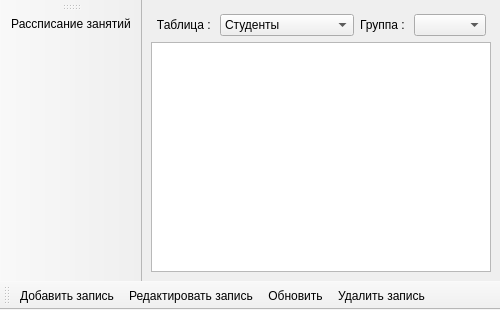
<?xml version="1.0" encoding="UTF-8"?>
<ui version="4.0">
 <class>DataBaseWindow</class>
 <widget class="QMainWindow" name="DataBaseWindow">
  <property name="geometry">
   <rect>
    <x>0</x>
    <y>0</y>
    <width>457</width>
    <height>310</height>
   </rect>
  </property>
  <property name="windowTitle">
   <string>Редактирование базы данных</string>
  </property>
  <property name="windowIcon">
   <iconset>
    <normaloff>../../pics/Databaseicon.png</normaloff>../../pics/Databaseicon.png</iconset>
  </property>
  <widget class="QWidget" name="centralwidget">
   <layout class="QVBoxLayout" name="verticalLayout">
    <item>
     <layout class="QHBoxLayout" name="horizontalLayout_2">
      <property name="leftMargin">
       <number>5</number>
      </property>
      <property name="topMargin">
       <number>5</number>
      </property>
      <property name="rightMargin">
       <number>5</number>
      </property>
      <item>
       <widget class="QLabel" name="label">
        <property name="text">
         <string>Таблица : </string>
        </property>
        <property name="alignment">
         <set>Qt::AlignRight|Qt::AlignTrailing|Qt::AlignVCenter</set>
        </property>
       </widget>
      </item>
      <item>
       <widget class="QComboBox" name="comboBox">
        <property name="sizePolicy">
         <sizepolicy hsizetype="Expanding" vsizetype="Fixed">
          <horstretch>0</horstretch>
          <verstretch>0</verstretch>
         </sizepolicy>
        </property>
        <item>
         <property name="text">
          <string>Студенты</string>
         </property>
        </item>
        <item>
         <property name="text">
          <string>Преподаватели</string>
         </property>
        </item>
        <item>
         <property name="text">
          <string>Кафедры</string>
         </property>
        </item>
        <item>
         <property name="text">
          <string>Группы студентов</string>
         </property>
        </item>
        <item>
         <property name="text">
          <string>Аудитории</string>
         </property>
        </item>
       </widget>
      </item>
      <item>
       <widget class="QLabel" name="lView">
        <property name="text">
         <string>Группа : </string>
        </property>
        <property name="alignment">
         <set>Qt::AlignRight|Qt::AlignTrailing|Qt::AlignVCenter</set>
        </property>
       </widget>
      </item>
      <item>
       <widget class="QComboBox" name="cbView">
        <property name="sizePolicy">
         <sizepolicy hsizetype="Expanding" vsizetype="Fixed">
          <horstretch>0</horstretch>
          <verstretch>0</verstretch>
         </sizepolicy>
        </property>
       </widget>
      </item>
     </layout>
    </item>
    <item>
     <widget class="QTableView" name="tableView">
      <property name="contextMenuPolicy">
       <enum>Qt::ActionsContextMenu</enum>
      </property>
     </widget>
    </item>
   </layout>
  </widget>
  <widget class="QToolBar" name="toolBar">
   <property name="windowTitle">
    <string>toolBar</string>
   </property>
   <property name="layoutDirection">
    <enum>Qt::LeftToRight</enum>
   </property>
   <attribute name="toolBarArea">
    <enum>BottomToolBarArea</enum>
   </attribute>
   <attribute name="toolBarBreak">
    <bool>false</bool>
   </attribute>
   <addaction name="addRecord"/>
   <addaction name="editRecord"/>
   <addaction name="refreshView"/>
   <addaction name="delRecord"/>
  </widget>
  <widget class="QToolBar" name="toolBar_2">
   <property name="windowTitle">
    <string>toolBar_2</string>
   </property>
   <attribute name="toolBarArea">
    <enum>LeftToolBarArea</enum>
   </attribute>
   <attribute name="toolBarBreak">
    <bool>false</bool>
   </attribute>
   <addaction name="actTimeTable"/>
  </widget>
  <action name="addRecord">
   <property name="icon">
    <iconset>
     <normaloff>../../../pics/Add.png</normaloff>../../../pics/Add.png</iconset>
   </property>
   <property name="text">
    <string>Добавить запись</string>
   </property>
   <property name="toolTip">
    <string>Добавить запись</string>
   </property>
   <property name="shortcut">
    <string>Ctrl+N</string>
   </property>
  </action>
  <action name="delRecord">
   <property name="icon">
    <iconset>
     <normaloff>../../../pics/Del.png</normaloff>../../../pics/Del.png</iconset>
   </property>
   <property name="text">
    <string>Удалить запись</string>
   </property>
   <property name="toolTip">
    <string>Удалить запись</string>
   </property>
   <property name="shortcut">
    <string>Del</string>
   </property>
  </action>
  <action name="editRecord">
   <property name="icon">
    <iconset>
     <normaloff>../../../pics/Edit.png</normaloff>../../../pics/Edit.png</iconset>
   </property>
   <property name="text">
    <string>Редактировать запись</string>
   </property>
   <property name="toolTip">
    <string>Редактировать запись</string>
   </property>
   <property name="shortcut">
    <string>Ctrl+E</string>
   </property>
  </action>
  <action name="refreshView">
   <property name="icon">
    <iconset>
     <normaloff>../../../pics/refresh.png</normaloff>../../../pics/refresh.png</iconset>
   </property>
   <property name="text">
    <string>Обновить</string>
   </property>
   <property name="toolTip">
    <string>Обновить таблицу</string>
   </property>
   <property name="shortcut">
    <string>Ctrl+R</string>
   </property>
  </action>
  <action name="actTimeTable">
   <property name="icon">
    <iconset>
     <normaloff>../../../pics/schedule.png</normaloff>../../../pics/schedule.png</iconset>
   </property>
   <property name="text">
    <string>Рассписание занятий</string>
   </property>
   <property name="toolTip">
    <string>Рассписание занятий</string>
   </property>
  </action>
 </widget>
 <resources/>
 <connections/>
</ui>
